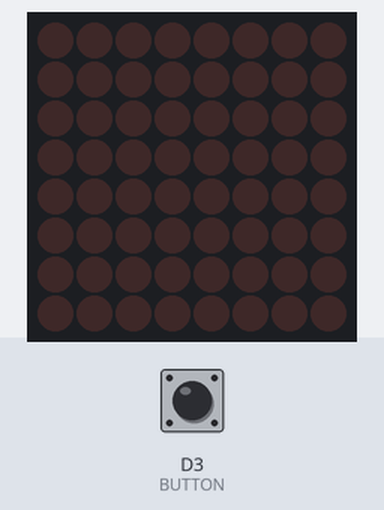
Simulated run of this sketch. Board: ESP8266 (NodeMCU). Parts: 8×8 LED matrix. Inputs (shaded band) come from the test bench; at power-on: D3 (BUTTON) LOW.

Above: at 1.2 s.
1.3 s: D3 (BUTTON) pulled HIGH for 0.15 s
At 1.8 s:
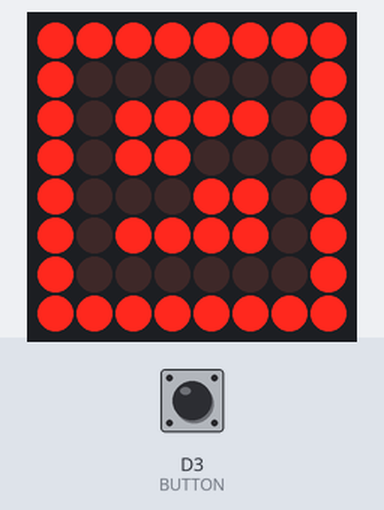
2.9 s: D3 (BUTTON) pulled HIGH for 1 s
At 3.4 s:
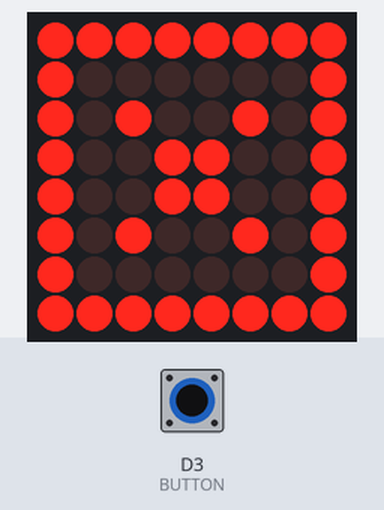
5.4 s: D3 (BUTTON) pulled HIGH for 0.15 s
At 5.7 s:
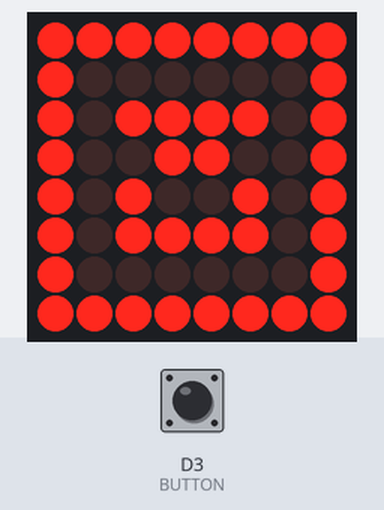
7.0 s: D3 (BUTTON) pulled HIGH for 3.2 s
At 8.5 s:
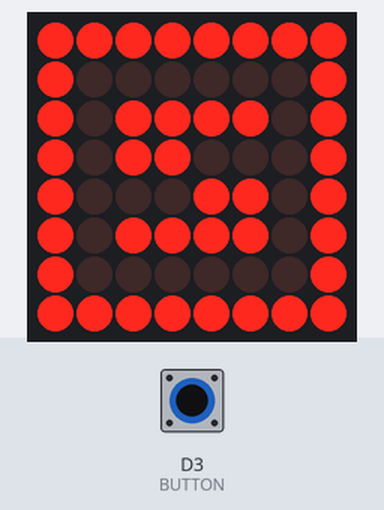
Timing chart, 0 to 10.0 s (numbered marks = the images above; inputs shaded):
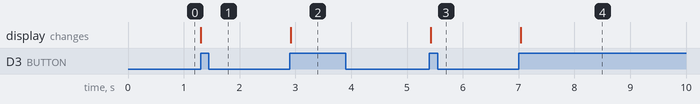

Measured:
- after the input at 1.3 s, the display: changes at once (image 1)
- after the input at 2.9 s, the display: changes at once (image 2)
- after the input at 5.4 s, the display: changes at once (image 3)
- after the input at 7.0 s, the display: changes at once (image 4)

The sketch:

test.ino
```cpp
//We always have to include the library
#include "LedControl.h"

/*
  Now we need a LedControl to work with.
 ***** These pin numbers will probably not work with your hardware *****
  pin 12 is connected to the DataIn
  pin 11 is connected to the CLK
  pin 10 is connected to LOAD
  We have only a single MAX72XX.
*/
LedControl lc = LedControl(D7, D5, D2, 1);

/* we always wait a bit between updates of the display */
unsigned long delaytime = 100;

const int BUTTON = D3;
const int NUM_MATRICES = 3;

int button_presses = 0;

bool is_button_pressed = false;

void setup() {
  pinMode(BUTTON, INPUT);

  Serial.begin(9600);

  /*
    The MAX72XX is in power-saving mode on startup,
    we have to do a wakeup call
  */
  lc.shutdown(0, false);
  /* Set the brightness to a medium values */
  lc.setIntensity(0, 8);
  /* and clear the display */
  lc.clearDisplay(0);
}

/*
  This method will display the characters for the
  word "Arduino" one after the other on the matrix.
  (you need at least 5x7 leds to see the whole chars)
*/
void writeMarkerMatrix(byte * matrix) {
  /* here is the data for the characters */

  /* now display them one by one with a small delay */
  for (int i = 0; i < 8; i++)
    lc.setRow(0, i, matrix[i]);
}

byte a[8] =
{
  B00000000,
  B00000000,
  B00000000,
  B00000000,
  B00000000,
  B00000000,
  B00000000,
  B00000000
};

void loop() {
  if (digitalRead(BUTTON) == HIGH)
  {
    if (!is_button_pressed)
    {
      is_button_pressed = true;
      button_presses++;

      switch (button_presses % NUM_MATRICES)
      {
        case 0:
          a[0] = B11111111;
          a[1] = B10000001;
          a[2] = B10111101;
          a[3] = B10011001;
          a[4] = B10100101;
          a[5] = B10111101;
          a[6] = B10000001;
          a[7] = B11111111;
          break;

        case 1:
          a[0] = B11111111;
          a[1] = B10000001;
          a[2] = B10111101;
          a[3] = B10110001;
          a[4] = B10001101;
          a[5] = B10111101;
          a[6] = B10000001;
          a[7] = B11111111;
          break;

        case 2:
          a[0] = B11111111;
          a[1] = B10000001;
          a[2] = B10100101;
          a[3] = B10011001;
          a[4] = B10011001;
          a[5] = B10100101;
          a[6] = B10000001;
          a[7] = B11111111;
          break;
      }
    }
  }
  else
  {
    is_button_pressed = false;
  }

  writeMarkerMatrix(a);
  delay(delaytime);
}
```
